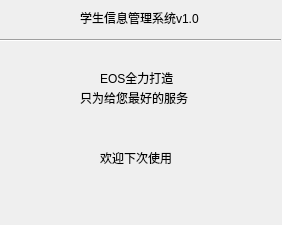
<?xml version="1.0" encoding="UTF-8"?>
<ui version="4.0">
 <class>byebye</class>
 <widget class="QWidget" name="byebye">
  <property name="geometry">
   <rect>
    <x>0</x>
    <y>0</y>
    <width>282</width>
    <height>225</height>
   </rect>
  </property>
  <property name="windowTitle">
   <string>Form</string>
  </property>
  <widget class="QLabel" name="label">
   <property name="geometry">
    <rect>
     <x>80</x>
     <y>10</y>
     <width>131</width>
     <height>16</height>
    </rect>
   </property>
   <property name="text">
    <string>学生信息管理系统v1.0</string>
   </property>
  </widget>
  <widget class="Line" name="line">
   <property name="geometry">
    <rect>
     <x>0</x>
     <y>30</y>
     <width>281</width>
     <height>20</height>
    </rect>
   </property>
   <property name="orientation">
    <enum>Qt::Horizontal</enum>
   </property>
  </widget>
  <widget class="QLabel" name="label_2">
   <property name="geometry">
    <rect>
     <x>100</x>
     <y>150</y>
     <width>81</width>
     <height>16</height>
    </rect>
   </property>
   <property name="text">
    <string>欢迎下次使用</string>
   </property>
  </widget>
  <widget class="QLabel" name="label_3">
   <property name="geometry">
    <rect>
     <x>100</x>
     <y>70</y>
     <width>81</width>
     <height>16</height>
    </rect>
   </property>
   <property name="text">
    <string>EOS全力打造</string>
   </property>
  </widget>
  <widget class="QLabel" name="label_4">
   <property name="geometry">
    <rect>
     <x>80</x>
     <y>90</y>
     <width>121</width>
     <height>16</height>
    </rect>
   </property>
   <property name="text">
    <string>只为给您最好的服务</string>
   </property>
  </widget>
 </widget>
 <resources/>
 <connections/>
</ui>
